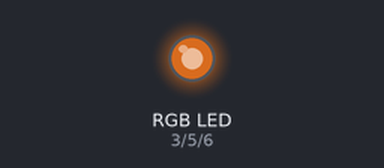
The sketch below on a simulated Arduino Uno, built with avr-gcc and run on an emulated ATmega328P. Parts: an RGB LED mixed from three pins (HIGH = lit). Dim RGB values are drawn brighter than linear.

Above: at 0.1 s.
Timing chart, 0 to 1.6 s (numbered marks = the images above):
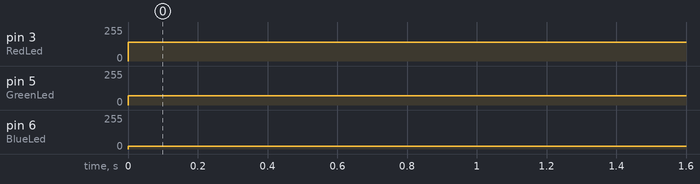

Measured:
- by itself, pin 3 (RedLed): 0/255 → 139/255 at 0.00 s
- by itself, pin 5 (GreenLed): 0/255 → 69/255 at 0.00 s
- by itself, pin 6 (BlueLed): 0/255 → 19/255 at 0.00 s

The sketch:

_______5.3.ino
```cpp
const int RedLed    = 3; // 3번핀에 연결 된 LED의 R을 사용하기 위한 변수를 선언한다.
const int GreenLed  = 5; // 5번핀에 연결 된 LED의 G를 사용하기 위한 변수를 선언한다.
const int BlueLed   = 6; // 6번핀에 연결 된 LED의 B를 사용하기 위한 변수를 선언한다.

void ledOutput(int Red, int Green, int Blue){ //R,G,B를 사용하기 위해 사용자 지정함수를 선언한다
      analogWrite(RedLed,Red);      //3번핀에 연결 된 LED의 R를 점등시킨다.
      analogWrite(GreenLed,Green);  //5번핀에 연결 된 LED의 G를 점등시킨다.
      analogWrite(BlueLed,Blue);    //6번핀에 연결 된 LED의 B를 점등시킨다.
    }

void setup()   //한 번만 수행할 것을 여기에 넣는다.
{
}

void loop() // 반복해서 수행할 것을 여기에 넣는다.
{
    ledOutput(139,69,19); // cyan색을 출력하기 위해서 RGB에 각각 0,255,255의 값을 입력하여 구성한다.
    delay(3000);   //3초간 지연시킨다.

}
```
